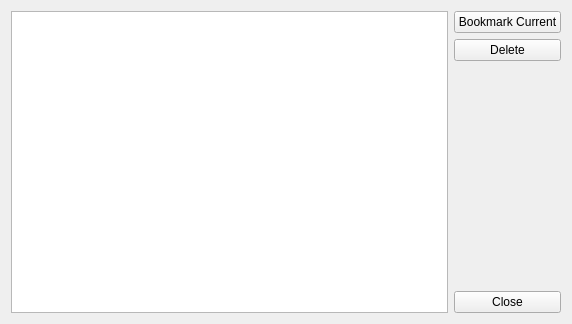
<?xml version="1.0" encoding="utf-8"?>
<ui version="4.0">
 <author>
    SPDX-FileCopyrightText: none
    SPDX-License-Identifier: GPL-3.0-or-later
  </author>
 <class>WdgBookmarkedConfigurationsEditor</class>
 <widget class="QWidget" name="WdgBookmarkedConfigurationsEditor">
  <property name="geometry">
   <rect>
    <x>0</x>
    <y>0</y>
    <width>572</width>
    <height>324</height>
   </rect>
  </property>
  <property name="sizePolicy">
   <sizepolicy hsizetype="MinimumExpanding" vsizetype="MinimumExpanding">
    <horstretch>0</horstretch>
    <verstretch>0</verstretch>
   </sizepolicy>
  </property>
  <property name="windowTitle">
   <string>Edit presets</string>
  </property>
  <layout class="QHBoxLayout">
   <item>
    <widget class="QListView" name="listConfigurations">
     <property name="sizePolicy">
      <sizepolicy hsizetype="MinimumExpanding" vsizetype="MinimumExpanding">
       <horstretch>0</horstretch>
       <verstretch>0</verstretch>
      </sizepolicy>
     </property>
     <property name="minimumSize">
      <size>
       <width>400</width>
       <height>0</height>
      </size>
     </property>
    </widget>
   </item>
   <item>
    <layout class="QVBoxLayout">
     <item>
      <widget class="QPushButton" name="pushButtonBookmarkCurrent">
       <property name="text">
        <string>Bookmark Current</string>
       </property>
      </widget>
     </item>
     <item>
      <widget class="QPushButton" name="pushButtonDelete">
       <property name="text">
        <string>Delete</string>
       </property>
      </widget>
     </item>
     <item>
      <spacer>
       <property name="orientation">
        <enum>Qt::Vertical</enum>
       </property>
       <property name="sizeHint">
        <size>
         <width>20</width>
         <height>40</height>
        </size>
       </property>
      </spacer>
     </item>
     <item>
      <widget class="QPushButton" name="pushButtonClose">
       <property name="text">
        <string>Close</string>
       </property>
      </widget>
     </item>
    </layout>
   </item>
  </layout>
 </widget>
 <resources/>
 <connections/>
</ui>
